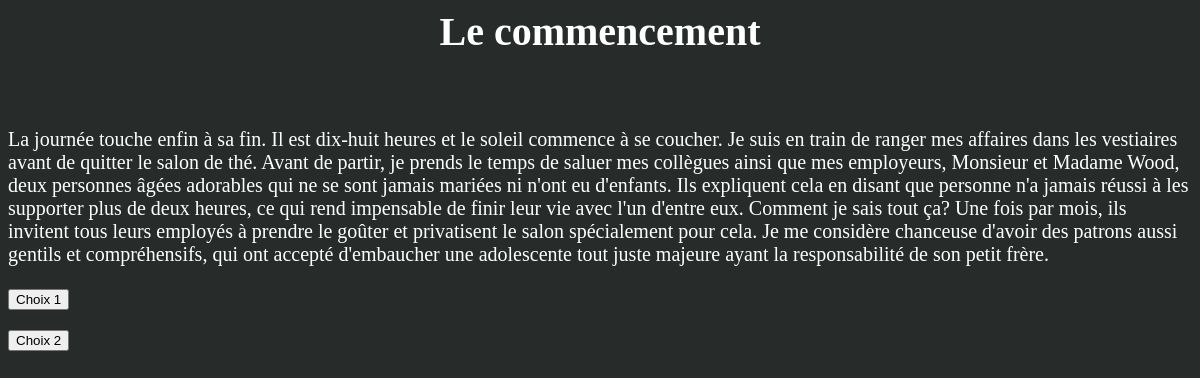
The page /affiche_text.php on the database as committed earlier.
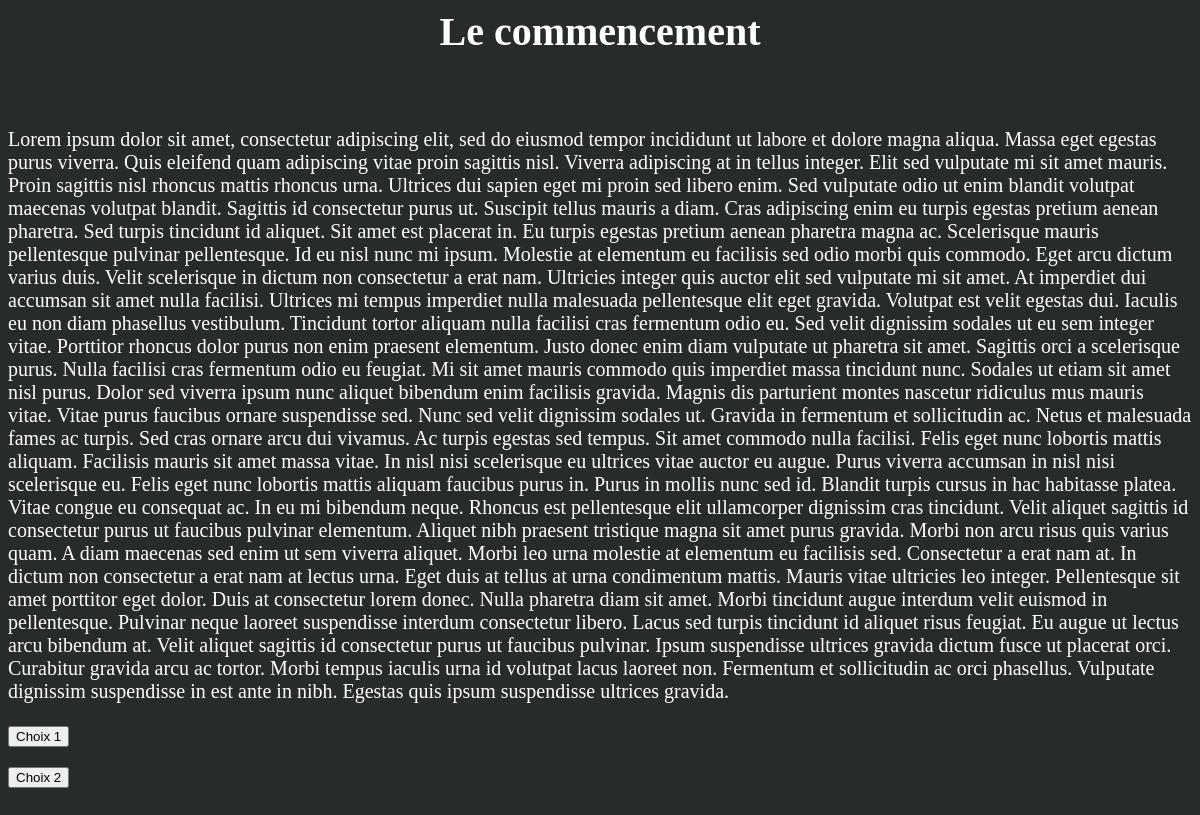
The same page on the database as committed later.
### tables this page shows
create table chapitre(
    id integer unique not null,
    text blob (65535),
    primary key(id)
);

### affiche_text.php (the view, shortened to what this page needs)
<?php
$servername = "localhost";
$username = "Caroline";
$password = "pingu";
$dbname = "projet_perso";
$conn = new mysqli($servername, $username, $password, $dbname);
$sql = "SELECT text FROM chapitre WHERE id LIKE 1";
$result = $conn->query($sql);
?>
<html>
    <link rel="stylesheet" href="./css/histoires.css">
    <body>
        <div class="conteneur">
            <h1>Le commencement</h1>
            <div class="text">
                <?php
                    if ($result->num_rows > 0) {
                        while($row = $result->fetch_assoc()) {
                            echo "<br><br>".$row["text"]."<br><br>";
                        }
                    } else {
                        echo "Aucun résultat trouvé.";
                    }
                ?>
            </div>
            <div class="choix">
                <form action="./choix1.php" method="get" enctype="multipart/form-data">
                    <input type="submit" value="Choix 1">
                </form>
                <form action="./choix2.php" method="get" enctype="multipart/form-data">
                    <input type="submit" value="Choix 2">
                </form>
            </div>
        </div>
    </body>
</html>

### css/histoires.css (style rules this page uses)
html,body { box-sizing: border-box; text-decoration: none; }
body { min-height: 100vh; background-color: #272C2B ; }
body div.conteneur { color: white; font-size: 20px; }
div.conteneur h1 { text-align: center; }

Rows that differ between the two databases and show on the page:
changed chapitre: text "La journée touche enfin à sa fin. Il est dix-huit heures et le soleil commence à se coucher. Je suis en train de ranger mes affaires dans les vestiaires avant de quitter le salon de thé. Avant de partir, je prends le temps de saluer mes collègues ainsi que mes employeurs, Monsieur et Madame Wood, deux personnes âgées adorables qui ne se sont jamais mariées ni n'ont eu d'enfants. Ils expliquent cela en disant que personne n'a jamais réussi à les supporter plus de deux heures, ce qui rend impensable de finir leur vie avec l'un d'entre eux. Comment je sais tout ça? Une fois par mois, ils invitent tous leurs employés à prendre le goûter et privatisent le salon spécialement pour cela. Je me…" → "Lorem ipsum dolor sit amet, consectetur adipiscing elit, sed do eiusmod tempor incididunt ut labore et dolore magna aliqua. Massa eget egestas purus viverra. Quis eleifend quam adipiscing vitae proin sagittis nisl. Viverra adipiscing at in tellus integer. Elit sed vulputate mi sit amet mauris. Proin sagittis nisl rhoncus mattis rhoncus urna. Ultrices dui sapien eget mi proin sed libero enim. Sed vulputate odio ut enim blandit volutpat maecenas volutpat blandit. Sagittis id consectetur purus ut. Suscipit tellus mauris a diam. Cras adipiscing enim eu turpis egestas pretium aenean pharetra. Sed turpis tincidunt id aliquet. Sit amet est placerat in. Eu turpis egestas pretium aenean pharetra…"
